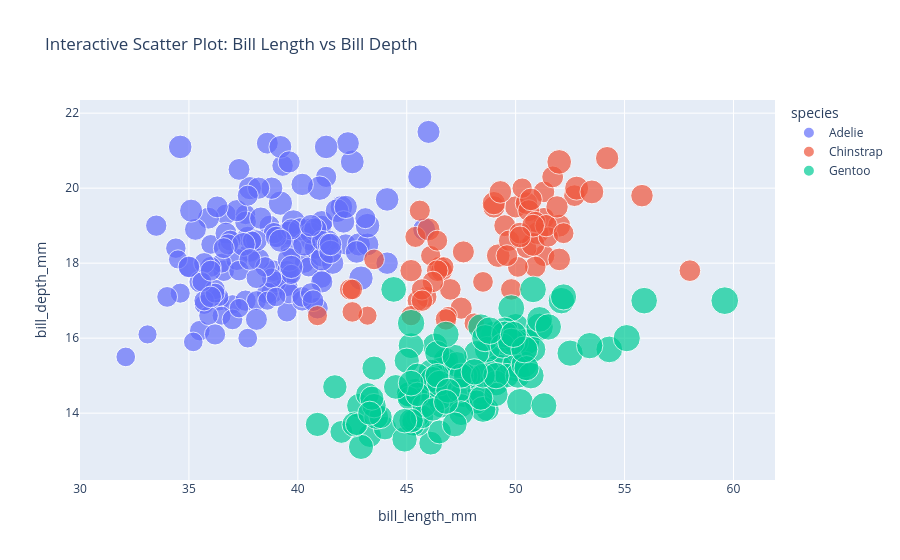

Notebook source saved alongside this figure:
### Code cell
fig1 = px.scatter(
    df,
    x="bill_length_mm",
    y="bill_depth_mm",
    color="species",
    hover_data=["body_mass_g", "island"],
    title="Interactive Scatter Plot: Bill Length vs Bill Depth",
    size="body_mass_g"
)

fig1.show()
# Export standalone HTML
fig1.write_html("charts/scatter_plot.html")
